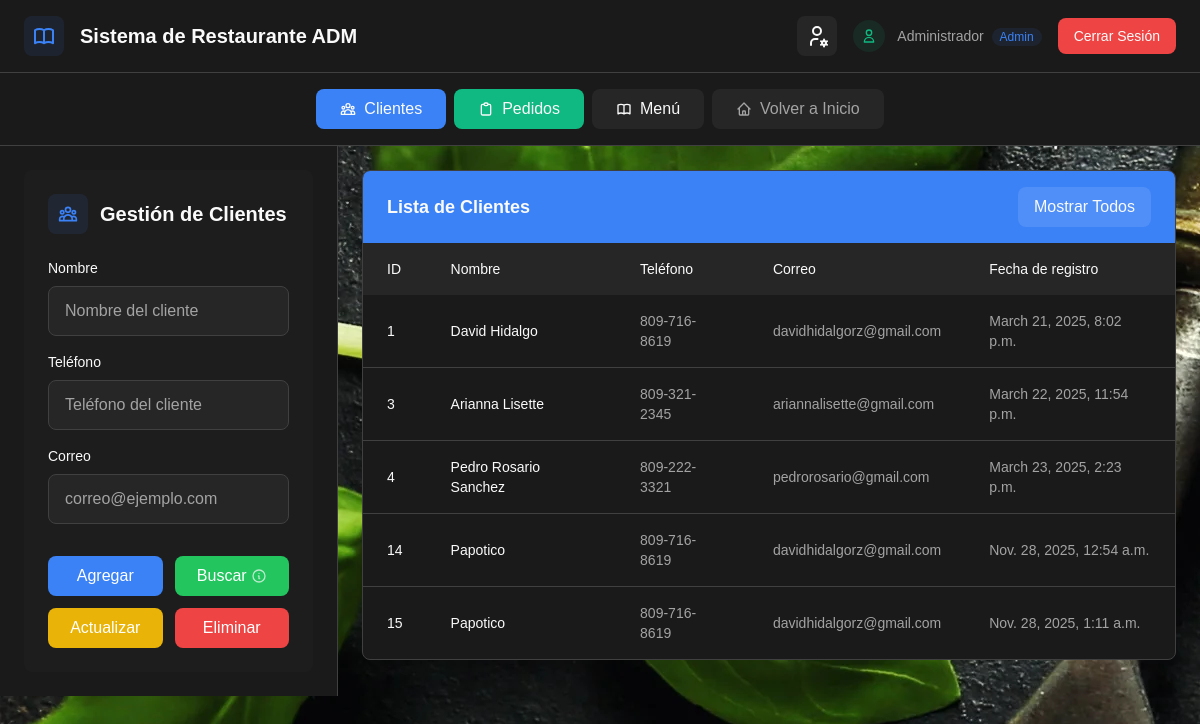
/home/client/ (signed in), run on an earlier commit of the app's database.
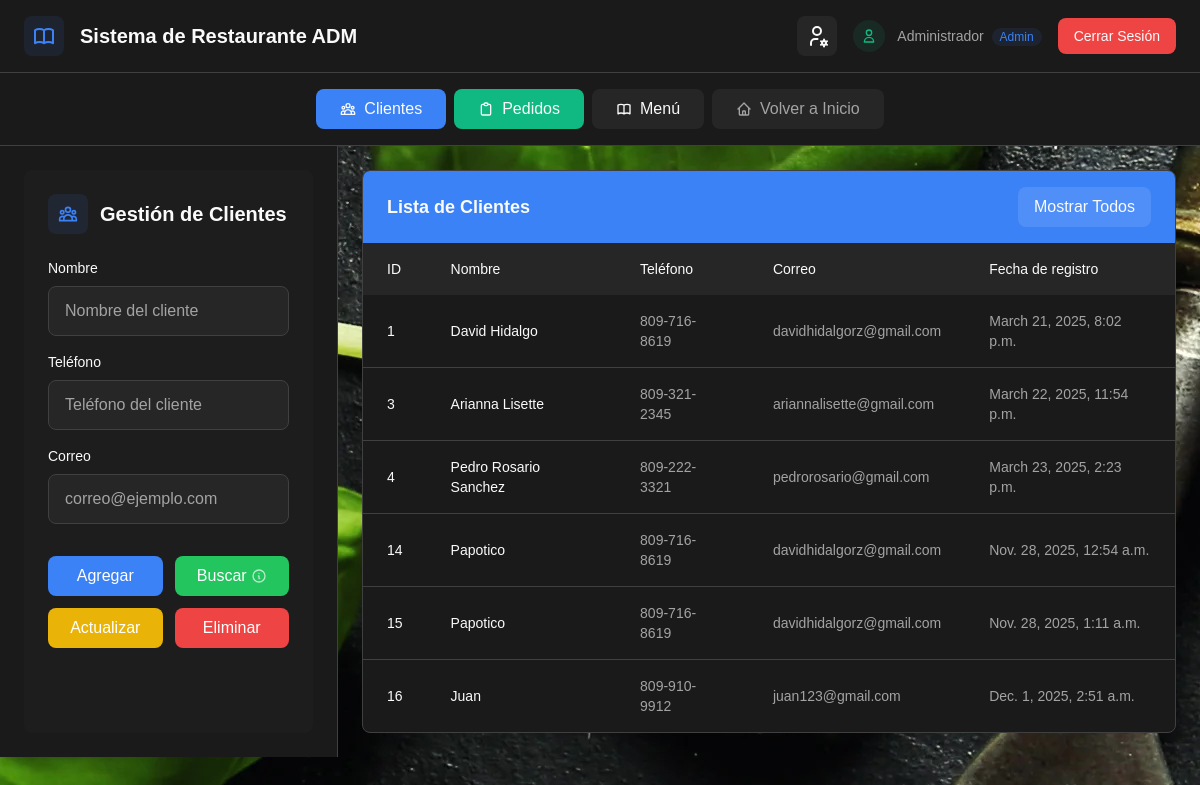
And on a later commit of the database.
### Web_Restaurante/models.py (models this page shows, shortened)
class Cliente(models.Model):
    nombre = models.CharField(max_length=100)
    telefono = models.CharField(max_length=15)
    correo = models.EmailField()
    fecha_registro = models.DateTimeField(auto_now_add=True)

### Web_Restaurante/views.py (the view)
# urls.py: path('home/client/', views.cliente_list, name='clientes'),
@login_required
@cache_control(no_cache=True, must_revalidate=True, no_store=True)
def cliente_list(request):
    clientes = Cliente.objects.all().order_by("id")
    form = ClienteForm()
    return render(request, "client.html", {
        "clientes": clientes,
        "form": form,
    })

### Web_Restaurante/forms.py (shortened to what this page needs)
class ClienteForm(forms.ModelForm):
    class Meta:
        model = Cliente
        fields = ['nombre', 'telefono', 'correo']

### Web_Restaurante/templates/client.html (shortened to what the changed rows need)
{% extends "home.html" %}
{% load static %}
{% block content %}
  <div class="flex h-[calc(100vh-140px)]">
    <div class="w-98 bg-card border-r border-border p-6">
      <div class="bg-secondary/30 rounded-lg p-6 h-full">
        {% block sidebar_content %}
          <div class="space-y-6">
            <div class="flex items-center space-x-3 mb-6">
              <h2 class="text-xl font-bold text-foreground">Gestión de Clientes</h2>
            </div>
          </div>
        {% endblock sidebar_content %}
      </div>
    </div>
    <div class="flex-1 p-6 overflow-auto">
      {% block table_content %}
        <div class="bg-card rounded-lg border border-border overflow-hidden">
          <div class="overflow-x-auto">
            <table class="w-full">
              <thead class="bg-secondary">
                <tr>
                  <th class="px-6 py-4 text-left text-sm font-medium text-secondary-foreground">ID</th>
                  <th class="px-6 py-4 text-left text-sm font-medium text-secondary-foreground">Nombre</th>
                  <th class="px-6 py-4 text-left text-sm font-medium text-secondary-foreground">Teléfono</th>
                  <th class="px-6 py-4 text-left text-sm font-medium text-secondary-foreground">Correo</th>
                  <th class="px-6 py-4 text-left text-sm font-medium text-secondary-foreground">Fecha de registro</th>
                </tr>
              </thead>
              <tbody class="divide-y divide-border">
                {% for cliente in clientes %}
                  <tr onclick="fillForm('{{ cliente.id }}', '{{ cliente.nombre }}', '{{ cliente.telefono }}', '{{ cliente.correo }}')"
                      class="hover:bg-muted/30 cursor-pointer transition-colors duration-200">
                    <td class="px-6 py-4 text-sm text-foreground">{{ cliente.id }}</td>
                    <td class="px-6 py-4 text-sm text-foreground font-medium">{{ cliente.nombre }}</td>
                    <td class="px-6 py-4 text-sm text-muted-foreground">{{ cliente.telefono }}</td>
                    <td class="px-6 py-4 text-sm text-muted-foreground">{{ cliente.correo }}</td>
                    <td class="px-6 py-4 text-sm text-muted-foreground">{{ cliente.fecha_registro }}</td>
                  </tr>
                {% endfor %}
              </tbody>
            </table>
          </div>
        </div>
      {% endblock table_content %}
    </div>
  </div>
{% endblock content %}

What changed in the data, as far as the page shows it:
added Cliente: id "16", nombre "Juan", telefono "809-910-9912", correo "juan123@gmail.com", fecha_registro "Dec. 1, 2025, 2:51 a.m."
